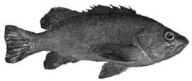
//> input picture assets/fish.png, 192 x 81 px
$ ./dlr   (built with g++ and OpenCV 4)
//> lines starting //> are read from the running program, lines starting //| are printed output that depends on the picture
#include <cmath>
#include <functional>
#include <iostream>
#include <opencv2/opencv.hpp>

using cv::Mat;
using std::floor, std::ceil, std::abs, std::sin, std::cos, std::tan, std::function;

void rotate(const Mat &img, Mat &rot, int mrt, int nrt, int x_offset, int y_offset, double delta_x, double delta_y, double delta_i,
            function<double(int)> fs, int outer_limit, int last_px, bool horizontal,
            bool negate_coords, bool flip_range, bool use_abs_mapping = false, bool flip_outer = false) {

    double src_i = 0;
    int shift = negate_coords ? -1 : 1;
    int start, stop, increment;
    int a, b, a_, b_;

    double x_, y_;
    int x, y, i_;
    int px = 0;
    bool check;

    if (flip_range) {
        start = last_px;
        stop = -1;
        increment = -1;
    } else {
        start = 0;
        stop = last_px;
        increment = 1;
    }


    #pragma omp parallel for
    for (int i = 0; i < outer_limit; i++) {
        x_ = fs(i);
        y_ = i;

        i_ = floor(src_i);
        for (px = start; flip_range ? px > stop : px < stop; px += increment) {
            x = floor(x_);
            y = floor(y_);

            if (horizontal) {
                if (use_abs_mapping) {
                    a = abs(i_);
                    b = abs(px);
                } else {
                    a = i_;
                    b = px;
                }
            } else {
                a = px;
                b = i_;
            }

            if (negate_coords) {
                a_ = mrt - y - y_offset;
                b_ = nrt - x - x_offset;
            } else {
                a_ = y + y_offset;
                b_ = x + x_offset;
            }

            // printf("a_, b_ = %d, %d\n", a_, b_);
            // printf("attempting to map (%d, %d) to (%d, %d)\n", a_, b_, a, b);

            if (a_ >= 0 && a_ < mrt && b_ >= 0 && b_ < nrt)
                rot.at<cv::Vec3b>(a_, b_) = img.at<cv::Vec3b>(a, b);
            if (a_ + 1 >= 0 && a_ + shift < mrt && b_ + 1 >= 0 && b_ + 1 < nrt)
                rot.at<cv::Vec3b>(a_ + horizontal, b_ + !horizontal) = img.at<cv::Vec3b>(a, b);

            x_ += delta_x;
            y_ += delta_y;
        }
        src_i += delta_i;
    }
}

int main(int argc, char const *argv[]) {
    Mat img = cv::imread("../assets/fish.png");
//> img is the input picture: 81 rows x 192 cols, CV_8UC3; min 19, max 255, mean 159.9
    int m = img.rows;
//> m = 81
    int n = img.cols;
//> n = 192

    double angle = 350;
    double alpha = (M_PI * angle) / 180.0;

    double sin_alpha = abs(sin(alpha));
    double cos_alpha = abs(cos(alpha));
    double tan_alpha = tan(alpha);
    double tan_alpha_ = tan(alpha + M_PI / 2.0);

    int mrt = ceil(m * cos_alpha + n * sin_alpha);
//> mrt = 114
    int nrt = ceil(m * sin_alpha + n * cos_alpha);
//> nrt = 204

    Mat rot = Mat::zeros(mrt, nrt, img.type());
    // printf("m, n = %d, %d | mrt, nrt = %d, %d\n", m, n, mrt, nrt);

    function<double(int)> fs; // returns double, takes in int
    double delta_x, delta_y, delta_i;
    int x_offset, y_offset, outer_limit, last_px;

    // zone 1 and 5
    if ((0 <= angle && angle <= 45) || (180 < angle && angle <= 225)) {
        printf("zone 1 or 5\n");
        x_offset = ceil(m * sin_alpha);
        y_offset = 0;
        fs = [tan_alpha_](int y) { return y / tan_alpha_; };
        delta_x = cos_alpha;
        delta_y = sin_alpha;
        delta_i = 1 / delta_x;

        outer_limit = ceil(m * cos_alpha);
        last_px = n;
        rotate(img, rot, mrt, nrt, x_offset, y_offset, delta_x, delta_y, delta_i, fs, outer_limit, last_px, true, !(0 <= angle && angle <= 45), false);
    }

    // zone 2 and 6
    else if ((45 < angle && angle <= 90) || (225 < angle && angle <= 270)) {
        printf("zone 2 or 6\n");
        x_offset = ceil(m * sin_alpha);
        y_offset = 0;
        fs = [tan_alpha](int y) { return y / tan_alpha; };
        delta_x = -sin_alpha;
        delta_y = cos_alpha;
        delta_i = ((45 < angle && angle <= 90) ? -1 : 1) / delta_x;

        outer_limit = ceil(n * sin_alpha);
        last_px = m;
        rotate(img, rot, mrt, nrt, x_offset, y_offset, delta_x, delta_y, delta_i, fs, outer_limit, last_px, false, false, !(45 < angle && angle <= 90));
    }

    // zone 3 and 7
    else if ((90 < angle && angle <= 135) || (270 < angle && angle <= 315)) {
        printf("zone 3 or 7\n");
        x_offset = nrt;
        y_offset = ceil(m * cos_alpha);
        fs = [tan_alpha](int y) { return y / tan_alpha; };
        delta_x = -sin_alpha;
        delta_y = -cos_alpha;
        delta_i = ((90 < angle && angle <= 135) ? -1 : 1) / delta_x;

        outer_limit = ceil(n * sin_alpha);
        last_px = m;
        rotate(img, rot, mrt, nrt, x_offset, y_offset, delta_x, delta_y, delta_i, fs, outer_limit, last_px, false, false, !(90 < angle && angle <= 135));
    }

    // zone 4 and 8
    else if ((135 < angle && angle <= 180) || (315 < angle && angle <= 360)) {
        printf("zone 4 or 8\n");
        x_offset = ceil(n * cos_alpha);
//> x_offset = 190
        y_offset = 0;
        fs = [tan_alpha_](int y) { return y / tan_alpha_; };
        delta_x = -cos_alpha;
        delta_y = sin_alpha;
        delta_i = 1 / delta_x;

        outer_limit = ceil(m * cos_alpha);
//> outer_limit = 80
        last_px = n;
//> last_px = 192
        if (135 < angle && angle <= 180)
            rotate(img, rot, mrt, nrt, x_offset, y_offset, delta_x, delta_y, delta_i, fs, outer_limit, last_px, true, false, false, true); // zone 4 sucks ass dude
        else
            rotate(img, rot, mrt, nrt, x_offset, y_offset, delta_x, delta_y, delta_i, fs, outer_limit, last_px, true, false, true, true); // zone 4 sucks ass dude
//> the loop in rotate, `for (int i = 0; i < outer_limit; i++)` made 80 passes
//> (x, a, b_) on passes 1 to 12: (-190, 0, 0), (-189, 2, 1), (-189, 3, 1), (-189, 4, 1), (-189, 5, 1), (-189, 6, 1), (-189, 7, 1), (-188, 8, 2), (-188, 9, 2), (-188, 10, 2), (-188, 11, 2), (-188, 12, 2)
//> after the loop in rotate, `for (int i = 0; i < outer_limit; i++)`:
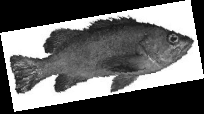
//> rot: 114 rows x 204 cols, CV_8UC3; min 0, max 255, mean 105.7
//> after the loop in rotate, `for (int i = 0; i < outer_limit; i++)`: x_ = -176.1; y_ = 112.5; x = -176; y = 112; a = 81; b = 0; a_ = 112; b_ = 14; src_i = -81.23
    }

    cv::imwrite("../lol.png", rot);

    return 0;
}

$ run again, with assets/dlrZ3Schematic.png copied over assets/fish.png
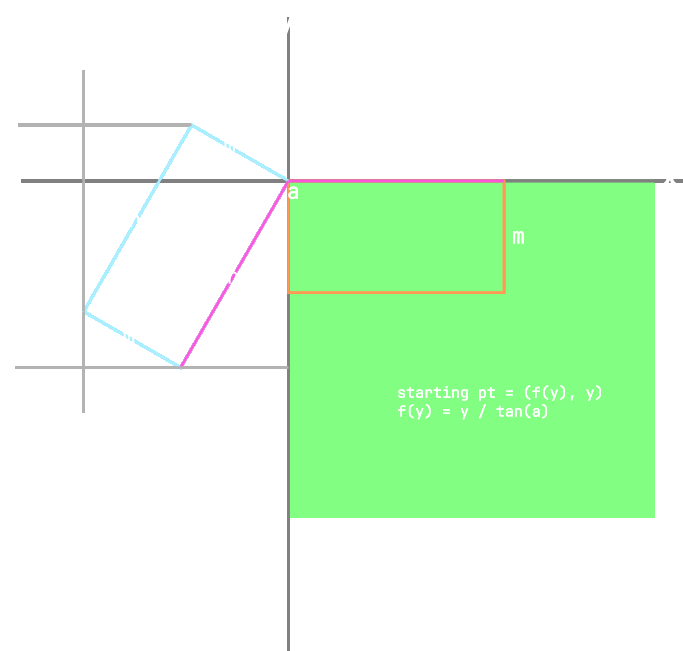
//> input picture assets/dlrZ3Schematic.png, 683 x 651 px
//> img is the input picture: 651 rows x 683 cols, CV_8UC3; mean B, G, R 219.2, 252.8, 219.5
//> the loop in rotate, `for (int i = 0; i < outer_limit; i++)` made 642 passes
//> (x, a, b_) on passes 1 to 3: (-673, 0, 0), (-673, 2, 0), (-673, 3, 0)
//> after the loop in rotate, `for (int i = 0; i < outer_limit; i++)`:
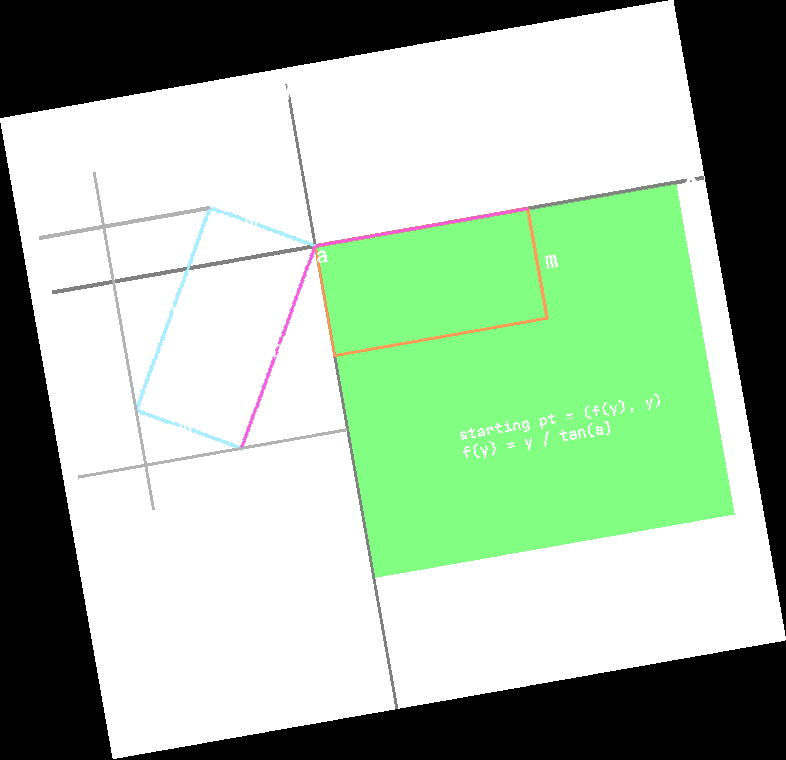
//> rot: 760 rows x 786 cols, CV_8UC3; mean B, G, R 163.4, 188.4, 163.6
//> after the loop in rotate, `for (int i = 0; i < outer_limit; i++)`: x_ = -560.6; y_ = 759.8; x = -560; y = 759; a = 651; b = 0; a_ = 759; b_ = 113; src_i = -651.9
